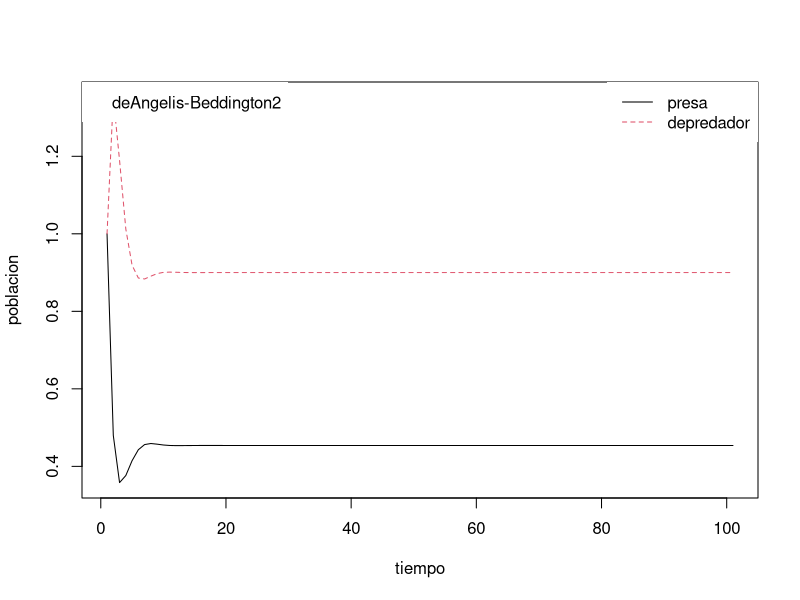

Reproduce this figure in R.
#deAngelis-Beddington macropar??sitos
library(deSolve)
library(pracma)

LV <- function (Time, State, Pars) { 
  with(as.list(c(State, Pars)), {
    fp = gamma
    gpi =  ((beta*p*i)/(1+(beta*h*p)+(s*i)))
    dp = fp-gpi
    di = -i*mu + m*gpi
    return(list(c(dp,di)))
  })
}

Pars <- c(gamma = .6, beta = 2, mu = 0.8, m = 1.2, K=10, h=.2, s=.2)
State <- c(p = 1, i = 1)
Time <- seq(0,100, by =1)

out <- as.data.frame(ode(func = LV, y=State, parms = Pars, times=Time))
matplot(out[,-1], type = "l", xlab = "tiempo", ylab = "poblacion")

legend("topright", c("presa", "depredador"), lty=c(1,2), col =c(1,2), box.lwd =0)
legend("topleft", "deAngelis-Beddington2", box.lwd =0)
